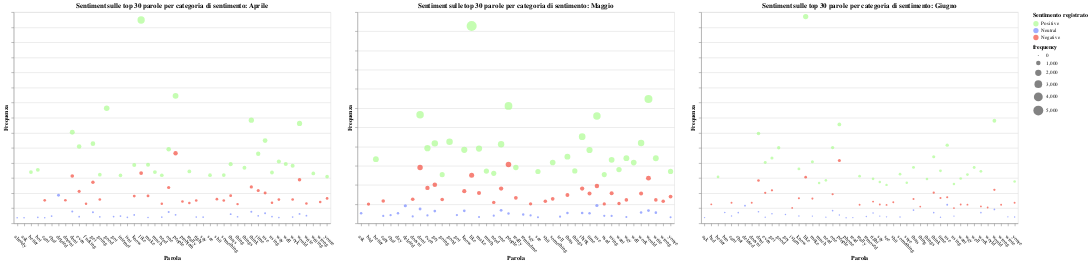

Notebook code for this chart:
### Code cell
finalchart_wordsfrequency_allmonths = alt.hconcat(scatter_plot_april, scatter_plot_may, scatter_plot_june).resolve_scale(y='independent'
).configure_axisX(
    labelAngle=45,  # Specify the degree of inclination here
    labelAlign='left',  # Optional: Align the labels to the right for better readability
    labelPadding=15  # Optional: Add padding to the labels for better spacing
)
finalchart_wordsfrequency_allmonths.save('wordsfreq_allmonths.html')
finalchart_wordsfrequency_allmonths

### Figure 1 — Vega-Lite specification as saved in the notebook (floating-point values rounded to 4 significant figures)
{"config": {"view": {"continuousWidth": 300, "continuousHeight": 300}, "axisX": {"labelAlign": "left", "labelAngle": 45, "labelPadding": 15}}, "hconcat": [{"data": {"name": "data-8dec01e42173f30af991a01c1933e19d"}, "mark": {"type": "point", "filled": true}, "encoding": {"color": {"field": "Sentiment", "scale": {"domain": ["Positive", "Neutral", "Negative"], "range": ["#ADFC92", "#788BFF", "#F44E3F"]}, "title": "Sentimento registrato", "type": "nominal"}, "opacity": {"value": 0.7}, "size": {"field": "frequency", "type": "quantitative"}, "tooltip": [{"field": "word", "type": "nominal"}, {"field": "frequency", "type": "quantitative"}, {"field": "frequency", "type": "quantitative"}], "x": {"field": "word", "title": "Parola", "type": "nominal"}, "y": {"axis": {"labels": false}, "field": "frequency", "title": "Frequenza", "type": "quantitative"}}, "height": 400, "name": "view_1", "title": "Sentiment sulle top 30 parole per categoria di sentimento: Aprile", "transform": [{"filter": {"param": "param_2"}}], "width": 600}, {"data": {"name": "data-d8064814f70fc4e5dadfa166c144c8dc"}, "mark": {"type": "point", "filled": true}, "encoding": {"color": {"field": "Sentiment", "scale": {"domain": ["Positive", "Neutral", "Negative"], "range": ["#ADFC92", "#788BFF", "#F44E3F"]}, "title": "Sentimento registrato", "type": "nominal"}, "opacity": {"value": 0.7}, "size": {"field": "frequency", "type": "quantitative"}, "tooltip": [{"field": "word", "type": "nominal"}, {"field": "frequency", "type": "quantitative"}, {"field": "frequency", "type": "quantitative"}], "x": {"field": "word", "title": "Parola", "type": "nominal"}, "y": {"axis": {"labels": false}, "field": "frequency", "title": "Frequenza", "type": "quantitative"}}, "height": 400, "name": "view_2", "title": "Sentiment sulle top 30 parole per categoria di sentimento: Maggio", "transform": [{"filter": {"param": "param_4"}}], "width": 600}, {"data": {"name": "data-47f0aad1aa5057b506b5ab9e832e0ec4"}, "mark": {"type": "point", "filled": true}, "encoding": {"color": {"field": "Sentiment", "scale": {"domain": ["Positive", "Neutral", "Negative"], "range": ["#ADFC92", "#788BFF", "#F44E3F"]}, "title": "Sentimento registrato", "type": "nominal"}, "opacity": {"value": 0.7}, "size": {"field": "frequency", "type": "quantitative"}, "tooltip": [{"field": "word", "type": "nominal"}, {"field": "frequency", "type": "quantitative"}, {"field": "frequency", "type": "quantitative"}], "x": {"field": "word", "title": "Parola", "type": "nominal"}, "y": {"axis": {"labels": false}, "field": "frequency", "title": "Frequenza", "type": "quantitative"}}, "height": 400, "name": "view_3", "title": "Sentiment sulle top 30 parole per categoria di sentimento: Giugno", "transform": [{"filter": {"param": "param_6"}}], "width": 600}], "params": [{"name": "param_2", "select": {"type": "point", "fields": ["Sentiment"]}, "bind": {"input": "radio", "options": ["Positive", "Neutral", "Negative", null], "labels": ["Positive ", "Neutral ", "Negative ", "All"], "name": "Selettore sentimento: "}, "views": ["view_1"]}, {"name": "param_3", "select": {"type": "interval", "encodings": ["x", "y"]}, "bind": "scales", "views": ["view_1"]}, {"name": "param_4", "select": {"type": "point", "fields": ["Sentiment"]}, "bind": {"input": "radio", "options": ["Positive", "Neutral", "Negative", null], "labels": ["Positive ", "Neutral ", "Negative ", "All"], "name": "Selettore sentimento: "}, "views": ["view_2"]}, {"name": "param_5", "select": {"type": "interval", "encodings": ["x", "y"]}, "bind": "scales", "views": ["view_2"]}, {"name": "param_6", "select": {"type": "point", "fields": ["Sentiment"]}, "bind": {"input": "radio", "options": ["Positive", "Neutral", "Negative", null], "labels": ["Positive ", "Neutral ", "Negative ", "All"], "name": "Selettore sentimento: "}, "views": ["view_3"]}, {"name": "param_7", "select": {"type": "interval", "encodings": ["x", "y"]}, "bind": "scales", "views": ["view_3"]}], "resolve": {"scale": {"y": "independent"}}, "$schema": "https://vega.github.io/schema/vega-lite/v5.8.0.json", "datasets": {"data-8dec01e42173f30af991a01c1933e19d": [{"Sentiment": "Positive", "word": "like", "frequency": 2696}, {"Sentiment": "Positive", "word": "people", "frequency": 1691}, {"Sentiment": "Positive", "word": "good", "frequency": 1527}, {"Sentiment": "Positive", "word": "think", "frequency": 1367}, {"Sentiment": "Positive", "word": "would", "frequency": 1325}, {"Sentiment": "Positive", "word": "dont", "frequency": 1209}, {"Sentiment": "Positive", "word": "use", "frequency": 1097}, {"Sentiment": "Positive", "word": "get", "frequency": 1056}, {"Sentiment": "Positive", "word": "even", "frequency": 1019}, {"Sentiment": "Positive", "word": "one", "frequency": 982}, {"Sentiment": "Positive", "word": "time", "frequency": 923}, {"Sentiment": "Positive", "word": "way", "frequency": 820}, {"Sentiment": "Positive", "word": "well", "frequency": 788}, {"Sentiment": "Positive", "word": "thats", "frequency": 785}, {"Sentiment": "Positive", "word": "make", "frequency": 776}, {"Sentiment": "Positive", "word": "know", "frequency": 772}, {"Sentiment": "Positive", "word": "work", "frequency": 763}, {"Sentiment": "Positive", "word": "things", "frequency": 736}, {"Sentiment": "Positive", "word": "bot", "frequency": 709}, {"Sentiment": "Positive", "word": "really", "frequency": 688}, {"Sentiment": "Positive", "word": "better", "frequency": 680}, {"Sentiment": "Positive", "word": "much", "frequency": 680}, {"Sentiment": "Positive", "word": "using", "frequency": 674}, {"Sentiment": "Positive", "word": "writing", "frequency": 661}, {"Sentiment": "Positive", "word": "going", "frequency": 645}, {"Sentiment": "Positive", "word": "something", "frequency": 640}, {"Sentiment": "Positive", "word": "see", "frequency": 639}, {"Sentiment": "Positive", "word": "need", "frequency": 638}, {"Sentiment": "Positive", "word": "internet", "frequency": 635}, {"Sentiment": "Positive", "word": "youre", "frequency": 619}, {"Sentiment": "Negative", "word": "people", "frequency": 929}, {"Sentiment": "Negative", "word": "like", "frequency": 667}, {"Sentiment": "Negative", "word": "dont", "frequency": 628}, {"Sentiment": "Negative", "word": "would", "frequency": 579}, {"Sentiment": "Negative", "word": "get", "frequency": 544}, {"Sentiment": "Negative", "word": "think", "frequency": 482}, {"Sentiment": "Negative", "word": "one", "frequency": 475}, {"Sentiment": "Negative", "word": "time", "frequency": 435}, {"Sentiment": "Negative", "word": "even", "frequency": 424}, {"Sentiment": "Negative", "word": "use", "frequency": 402}, {"Sentiment": "Negative", "word": "thats", "frequency": 367}, {"Sentiment": "Negative", "word": "make", "frequency": 364}, {"Sentiment": "Negative", "word": "know", "frequency": 361}, {"Sentiment": "Negative", "word": "youre", "frequency": 331}, {"Sentiment": "Negative", "word": "shit", "frequency": 320}, {"Sentiment": "Negative", "word": "going", "frequency": 316}, {"Sentiment": "Negative", "word": "work", "frequency": 316}, {"Sentiment": "Negative", "word": "way", "frequency": 315}, {"Sentiment": "Negative", "word": "doesnt", "frequency": 306}, {"Sentiment": "Negative", "word": "cant", "frequency": 305}, {"Sentiment": "Negative", "word": "something", "frequency": 303}, {"Sentiment": "Negative", "word": "right", "frequency": 303}, {"Sentiment": "Negative", "word": "problem", "frequency": 290}, {"Sentiment": "Negative", "word": "wrong", "frequency": 282}, {"Sentiment": "Negative", "word": "using", "frequency": 273}, {"Sentiment": "Negative", "word": "really", "frequency": 270}, {"Sentiment": "Negative", "word": "write", "frequency": 264}, {"Sentiment": "Negative", "word": "fucking", "frequency": 261}, {"Sentiment": "Negative", "word": "need", "frequency": 260}, {"Sentiment": "Negative", "word": "thing", "frequency": 255}, {"Sentiment": "Neutral", "word": "deleted", "frequency": 373}, {"Sentiment": "Neutral", "word": "dont", "frequency": 158}, {"Sentiment": "Neutral", "word": "think", "frequency": 155}, {"Sentiment": "Neutral", "word": "one", "frequency": 150}, {"Sentiment": "Neutral", "word": "get", "frequency": 148}, {"Sentiment": "Neutral", "word": "use", "frequency": 133}, {"Sentiment": "Neutral", "word": "would", "frequency": 125}, {"Sentiment": "Neutral", "word": "thats", "frequency": 122}, {"Sentiment": "Neutral", "word": "people", "frequency": 113}, {"Sentiment": "Neutral", "word": "know", "frequency": 112}, {"Sentiment": "Neutral", "word": "write", "frequency": 101}, {"Sentiment": "Neutral", "word": "time", "frequency": 100}, {"Sentiment": "Neutral", "word": "chat", "frequency": 97}, {"Sentiment": "Neutral", "word": "internet", "frequency": 96}, {"Sentiment": "Neutral", "word": "got", "frequency": 90}, {"Sentiment": "Neutral", "word": "using", "frequency": 90}, {"Sentiment": "Neutral", "word": "even", "frequency": 88}, {"Sentiment": "Neutral", "word": "thing", "frequency": 87}, {"Sentiment": "Neutral", "word": "going", "frequency": 85}, {"Sentiment": "Neutral", "word": "right", "frequency": 83}, {"Sentiment": "Neutral", "word": "work", "frequency": 83}, {"Sentiment": "Neutral", "word": "need", "frequency": 82}, {"Sentiment": "Neutral", "word": "say", "frequency": 82}, {"Sentiment": "Neutral", "word": "isnt", "frequency": 79}, {"Sentiment": "Neutral", "word": "bot", "frequency": 79}, {"Sentiment": "Neutral", "word": "make", "frequency": 77}, {"Sentiment": "Neutral", "word": "way", "frequency": 76}, {"Sentiment": "Neutral", "word": "ask", "frequency": 75}, {"Sentiment": "Neutral", "word": "cant", "frequency": 75}, {"Sentiment": "Neutral", "word": "already", "frequency": 74}], "data-d8064814f70fc4e5dadfa166c144c8dc": [{"Sentiment": "Positive", "word": "like", "frequency": 5138}, {"Sentiment": "Positive", "word": "would", "frequency": 3239}, {"Sentiment": "Positive", "word": "people", "frequency": 3058}, {"Sentiment": "Positive", "word": "dont", "frequency": 2830}, {"Sentiment": "Positive", "word": "use", "frequency": 2796}, {"Sentiment": "Positive", "word": "think", "frequency": 2256}, {"Sentiment": "Positive", "word": "good", "frequency": 2128}, {"Sentiment": "Positive", "word": "work", "frequency": 2093}, {"Sentiment": "Positive", "word": "get", "frequency": 2083}, {"Sentiment": "Positive", "word": "one", "frequency": 2060}, {"Sentiment": "Positive", "word": "even", "frequency": 1957}, {"Sentiment": "Positive", "word": "make", "frequency": 1947}, {"Sentiment": "Positive", "word": "know", "frequency": 1915}, {"Sentiment": "Positive", "word": "time", "frequency": 1909}, {"Sentiment": "Positive", "word": "thats", "frequency": 1737}, {"Sentiment": "Positive", "word": "way", "frequency": 1698}, {"Sentiment": "Positive", "word": "write", "frequency": 1696}, {"Sentiment": "Positive", "word": "better", "frequency": 1672}, {"Sentiment": "Positive", "word": "using", "frequency": 1655}, {"Sentiment": "Positive", "word": "something", "frequency": 1584}, {"Sentiment": "Positive", "word": "well", "frequency": 1583}, {"Sentiment": "Positive", "word": "really", "frequency": 1454}, {"Sentiment": "Positive", "word": "want", "frequency": 1400}, {"Sentiment": "Positive", "word": "things", "frequency": 1366}, {"Sentiment": "Positive", "word": "much", "frequency": 1363}, {"Sentiment": "Positive", "word": "youre", "frequency": 1351}, {"Sentiment": "Positive", "word": "see", "frequency": 1350}, {"Sentiment": "Positive", "word": "need", "frequency": 1303}, {"Sentiment": "Positive", "word": "used", "frequency": 1269}, {"Sentiment": "Positive", "word": "going", "frequency": 1268}, {"Sentiment": "Negative", "word": "people", "frequency": 1531}, {"Sentiment": "Negative", "word": "dont", "frequency": 1456}, {"Sentiment": "Negative", "word": "like", "frequency": 1255}, {"Sentiment": "Negative", "word": "would", "frequency": 1177}, {"Sentiment": "Negative", "word": "get", "frequency": 1007}, {"Sentiment": "Negative", "word": "use", "frequency": 975}, {"Sentiment": "Negative", "word": "even", "frequency": 923}, {"Sentiment": "Negative", "word": "one", "frequency": 906}, {"Sentiment": "Negative", "word": "think", "frequency": 905}, {"Sentiment": "Negative", "word": "know", "frequency": 838}, {"Sentiment": "Negative", "word": "make", "frequency": 791}, {"Sentiment": "Negative", "word": "using", "frequency": 782}, {"Sentiment": "Negative", "word": "time", "frequency": 779}, {"Sentiment": "Negative", "word": "work", "frequency": 776}, {"Sentiment": "Negative", "word": "thats", "frequency": 736}, {"Sentiment": "Negative", "word": "youre", "frequency": 697}, {"Sentiment": "Negative", "word": "really", "frequency": 664}, {"Sentiment": "Negative", "word": "something", "frequency": 639}, {"Sentiment": "Negative", "word": "doesnt", "frequency": 627}, {"Sentiment": "Negative", "word": "going", "frequency": 621}, {"Sentiment": "Negative", "word": "way", "frequency": 611}, {"Sentiment": "Negative", "word": "write", "frequency": 611}, {"Sentiment": "Negative", "word": "cant", "frequency": 583}, {"Sentiment": "Negative", "word": "shit", "frequency": 578}, {"Sentiment": "Negative", "word": "wrong", "frequency": 576}, {"Sentiment": "Negative", "word": "need", "frequency": 545}, {"Sentiment": "Negative", "word": "want", "frequency": 516}, {"Sentiment": "Negative", "word": "say", "frequency": 509}, {"Sentiment": "Negative", "word": "used", "frequency": 507}, {"Sentiment": "Negative", "word": "bad", "frequency": 501}, {"Sentiment": "Neutral", "word": "use", "frequency": 465}, {"Sentiment": "Neutral", "word": "deleted", "frequency": 457}, {"Sentiment": "Neutral", "word": "dont", "frequency": 372}, {"Sentiment": "Neutral", "word": "one", "frequency": 339}, {"Sentiment": "Neutral", "word": "would", "frequency": 332}, {"Sentiment": "Neutral", "word": "know", "frequency": 326}, {"Sentiment": "Neutral", "word": "get", "frequency": 319}, {"Sentiment": "Neutral", "word": "work", "frequency": 280}, {"Sentiment": "Neutral", "word": "write", "frequency": 279}, {"Sentiment": "Neutral", "word": "think", "frequency": 271}, {"Sentiment": "Neutral", "word": "thats", "frequency": 269}, {"Sentiment": "Neutral", "word": "ask", "frequency": 266}, {"Sentiment": "Neutral", "word": "day", "frequency": 265}, {"Sentiment": "Neutral", "word": "time", "frequency": 261}, {"Sentiment": "Neutral", "word": "people", "frequency": 254}, {"Sentiment": "Neutral", "word": "remindme", "frequency": 231}, {"Sentiment": "Neutral", "word": "got", "frequency": 216}, {"Sentiment": "Neutral", "word": "chat", "frequency": 213}, {"Sentiment": "Neutral", "word": "even", "frequency": 207}, {"Sentiment": "Neutral", "word": "say", "frequency": 206}, {"Sentiment": "Neutral", "word": "need", "frequency": 199}, {"Sentiment": "Neutral", "word": "used", "frequency": 195}, {"Sentiment": "Neutral", "word": "using", "frequency": 194}, {"Sentiment": "Neutral", "word": "cant", "frequency": 193}, {"Sentiment": "Neutral", "word": "doesnt", "frequency": 180}, {"Sentiment": "Neutral", "word": "tell", "frequency": 174}, {"Sentiment": "Neutral", "word": "make", "frequency": 165}, {"Sentiment": "Neutral", "word": "way", "frequency": 163}, {"Sentiment": "Neutral", "word": "youre", "frequency": 160}, {"Sentiment": "Neutral", "word": "see", "frequency": 158}], "data-47f0aad1aa5057b506b5ab9e832e0ec4": [{"Sentiment": "Positive", "word": "like", "frequency": 1371}, {"Sentiment": "Positive", "word": "would", "frequency": 680}, {"Sentiment": "Positive", "word": "people", "frequency": 656}, {"Sentiment": "Positive", "word": "dont", "frequency": 596}, {"Sentiment": "Positive", "word": "use", "frequency": 518}, {"Sentiment": "Positive", "word": "one", "frequency": 502}, {"Sentiment": "Positive", "word": "good", "frequency": 501}, {"Sentiment": "Positive", "word": "think", "frequency": 441}, {"Sentiment": "Positive", "word": "get", "frequency": 433}, {"Sentiment": "Positive", "word": "make", "frequency": 409}, {"Sentiment": "Positive", "word": "even", "frequency": 404}, {"Sentiment": "Positive", "word": "thats", "frequency": 371}, {"Sentiment": "Positive", "word": "well", "frequency": 370}, {"Sentiment": "Positive", "word": "know", "frequency": 361}, {"Sentiment": "Positive", "word": "time", "frequency": 348}, {"Sentiment": "Positive", "word": "work", "frequency": 345}, {"Sentiment": "Positive", "word": "something", "frequency": 326}, {"Sentiment": "Positive", "word": "way", "frequency": 323}, {"Sentiment": "Positive", "word": "really", "frequency": 313}, {"Sentiment": "Positive", "word": "better", "frequency": 308}, {"Sentiment": "Positive", "word": "want", "frequency": 297}, {"Sentiment": "Positive", "word": "right", "frequency": 295}, {"Sentiment": "Positive", "word": "things", "frequency": 294}, {"Sentiment": "Positive", "word": "need", "frequency": 285}, {"Sentiment": "Positive", "word": "youre", "frequency": 277}, {"Sentiment": "Positive", "word": "say", "frequency": 274}, {"Sentiment": "Positive", "word": "sure", "frequency": 269}, {"Sentiment": "Positive", "word": "much", "frequency": 267}, {"Sentiment": "Positive", "word": "using", "frequency": 261}, {"Sentiment": "Positive", "word": "see", "frequency": 255}, {"Sentiment": "Negative", "word": "people", "frequency": 416}, {"Sentiment": "Negative", "word": "like", "frequency": 306}, {"Sentiment": "Negative", "word": "dont", "frequency": 284}, {"Sentiment": "Negative", "word": "would", "frequency": 222}, {"Sentiment": "Negative", "word": "get", "frequency": 219}, {"Sentiment": "Negative", "word": "think", "frequency": 203}, {"Sentiment": "Negative", "word": "even", "frequency": 202}, {"Sentiment": "Negative", "word": "one", "frequency": 193}, {"Sentiment": "Negative", "word": "use", "frequency": 173}, {"Sentiment": "Negative", "word": "time", "frequency": 168}, {"Sentiment": "Negative", "word": "know", "frequency": 166}, {"Sentiment": "Negative", "word": "make", "frequency": 164}, {"Sentiment": "Negative", "word": "thats", "frequency": 161}, {"Sentiment": "Negative", "word": "right", "frequency": 144}, {"Sentiment": "Negative", "word": "shit", "frequency": 140}, {"Sentiment": "Negative", "word": "cant", "frequency": 137}, {"Sentiment": "Negative", "word": "youre", "frequency": 136}, {"Sentiment": "Negative", "word": "doesnt", "frequency": 136}, {"Sentiment": "Negative", "word": "bad", "frequency": 126}, {"Sentiment": "Negative", "word": "say", "frequency": 125}, {"Sentiment": "Negative", "word": "want", "frequency": 125}, {"Sentiment": "Negative", "word": "way", "frequency": 124}, {"Sentiment": "Negative", "word": "really", "frequency": 123}, {"Sentiment": "Negative", "word": "wrong", "frequency": 123}, {"Sentiment": "Negative", "word": "see", "frequency": 122}, {"Sentiment": "Negative", "word": "work", "frequency": 112}, {"Sentiment": "Negative", "word": "thing", "frequency": 111}, {"Sentiment": "Negative", "word": "world", "frequency": 105}, {"Sentiment": "Negative", "word": "islam", "frequency": 102}, {"Sentiment": "Negative", "word": "using", "frequency": 101}, {"Sentiment": "Neutral", "word": "use", "frequency": 123}, {"Sentiment": "Neutral", "word": "deleted", "frequency": 117}, {"Sentiment": "Neutral", "word": "would", "frequency": 92}, {"Sentiment": "Neutral", "word": "thats", "frequency": 88}, {"Sentiment": "Neutral", "word": "one", "frequency": 84}, {"Sentiment": "Neutral", "word": "dont", "frequency": 77}, {"Sentiment": "Neutral", "word": "bro", "frequency": 72}, {"Sentiment": "Neutral", "word": "chat", "frequency": 71}, {"Sentiment": "Neutral", "word": "think", "frequency": 71}, {"Sentiment": "Neutral", "word": "work", "frequency": 71}, {"Sentiment": "Neutral", "word": "right", "frequency": 68}, {"Sentiment": "Neutral", "word": "get", "frequency": 63}, {"Sentiment": "Neutral", "word": "got", "frequency": 58}, {"Sentiment": "Neutral", "word": "people", "frequency": 56}, {"Sentiment": "Neutral", "word": "know", "frequency": 49}, {"Sentiment": "Neutral", "word": "cant", "frequency": 49}, {"Sentiment": "Neutral", "word": "using", "frequency": 48}, {"Sentiment": "Neutral", "word": "make", "frequency": 48}, {"Sentiment": "Neutral", "word": "say", "frequency": 48}, {"Sentiment": "Neutral", "word": "removed", "frequency": 45}, {"Sentiment": "Neutral", "word": "wrote", "frequency": 43}, {"Sentiment": "Neutral", "word": "see", "frequency": 43}, {"Sentiment": "Neutral", "word": "youre", "frequency": 42}, {"Sentiment": "Neutral", "word": "something", "frequency": 42}, {"Sentiment": "Neutral", "word": "need", "frequency": 41}, {"Sentiment": "Neutral", "word": "time", "frequency": 40}, {"Sentiment": "Neutral", "word": "even", "frequency": 40}, {"Sentiment": "Neutral", "word": "read", "frequency": 38}, {"Sentiment": "Neutral", "word": "ask", "frequency": 38}, {"Sentiment": "Neutral", "word": "phone", "frequency": 37}]}}
